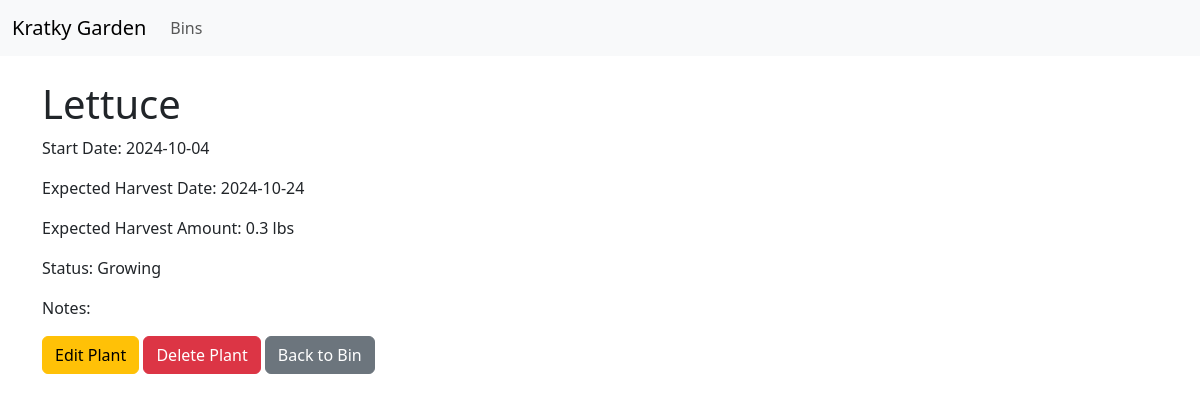
The page /plants/3 on the database its author committed.
### models.py (models this page shows)
class Plant(db.Model):
    __tablename__ = 'plants'
    id = db.Column(db.Integer, primary_key=True)
    bin_id = db.Column(db.Integer, db.ForeignKey('bins.id'))
    name = db.Column(db.String(50))
    start_date = db.Column(db.Date)
    expected_harvest_date = db.Column(db.Date)
    expected_harvest_amount = db.Column(db.Float)
    status = db.Column(db.String(20))
    notes = db.Column(db.Text)
    created_at = db.Column(db.DateTime, default=datetime.utcnow)

### app.py (the view)
@app.route('/plants/<int:plant_id>')
def plant_detail(plant_id):
    plant = Plant.query.get_or_404(plant_id)
    return render_template('plant_detail.html', plant=plant)

### templates/plant_detail.html
{% extends 'base.html' %}
{% block content %}
<h1>{{ plant.name }}</h1>
<p>Start Date: {{ plant.start_date.strftime('%Y-%m-%d') }}</p>
<p>Expected Harvest Date: {{ plant.expected_harvest_date.strftime('%Y-%m-%d') }}</p>
<p>Expected Harvest Amount: {{ plant.expected_harvest_amount }} lbs</p>
<p>Status: {{ plant.status }}</p>
<p>Notes: {{ plant.notes }}</p>
<a href="{{ url_for('edit_plant', plant_id=plant.id) }}" class="btn btn-warning">Edit Plant</a>
<form action="{{ url_for('delete_plant', plant_id=plant.id) }}" method="post" style="display:inline-block;">
    <button type="submit" class="btn btn-danger" onclick="return confirm('Are you sure you want to delete this plant?');">Delete Plant</button>
</form>
<a href="{{ url_for('bin_detail', bin_id=plant.bin.id) }}" class="btn btn-secondary">Back to Bin</a>
{% endblock %}

### rows shown on the page
Plant: name "Lettuce", start_date "2024-10-04", expected_harvest_date "2024-10-24", expected_harvest_amount "0.3", status "Growing"
